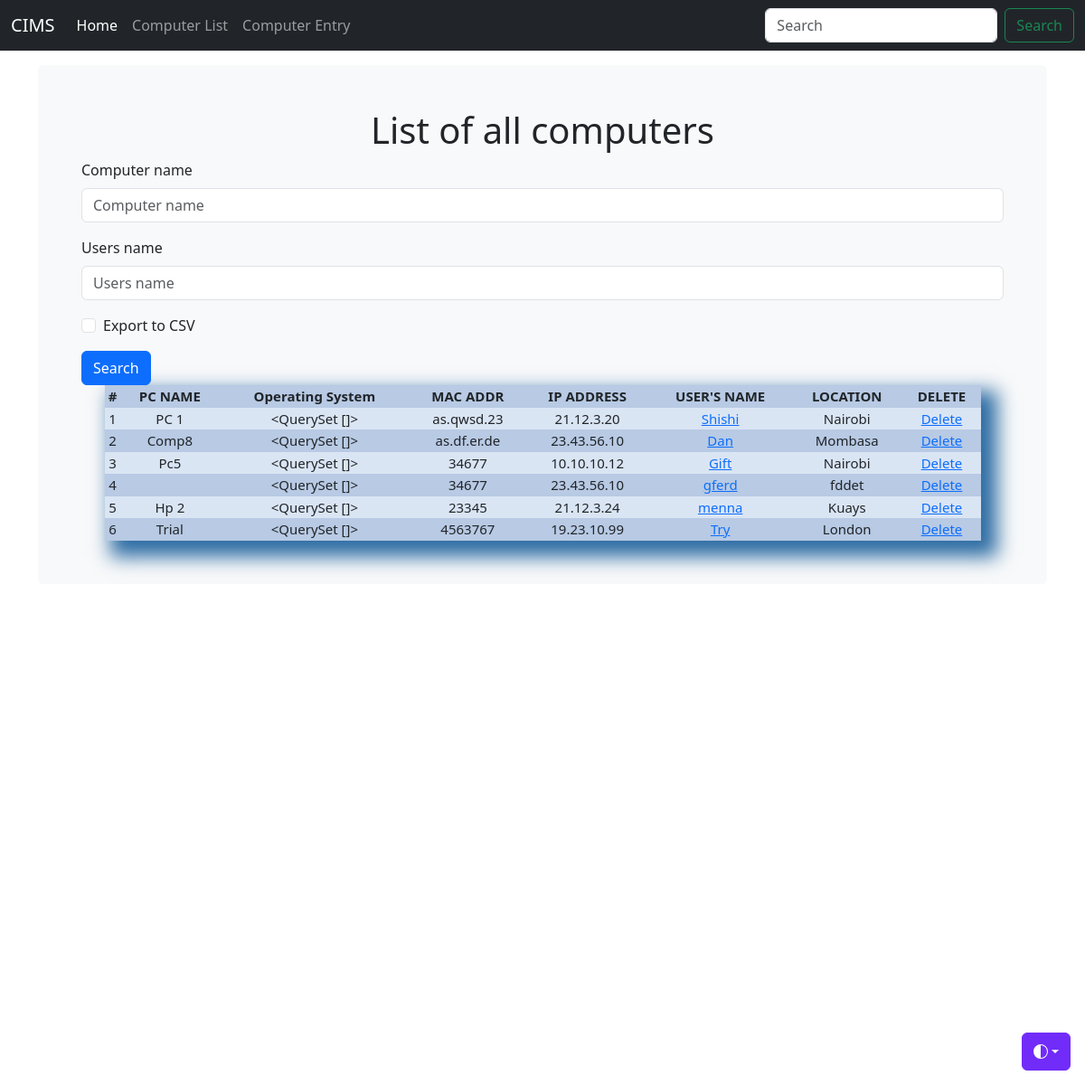
The app's page /computer_list/, older data.
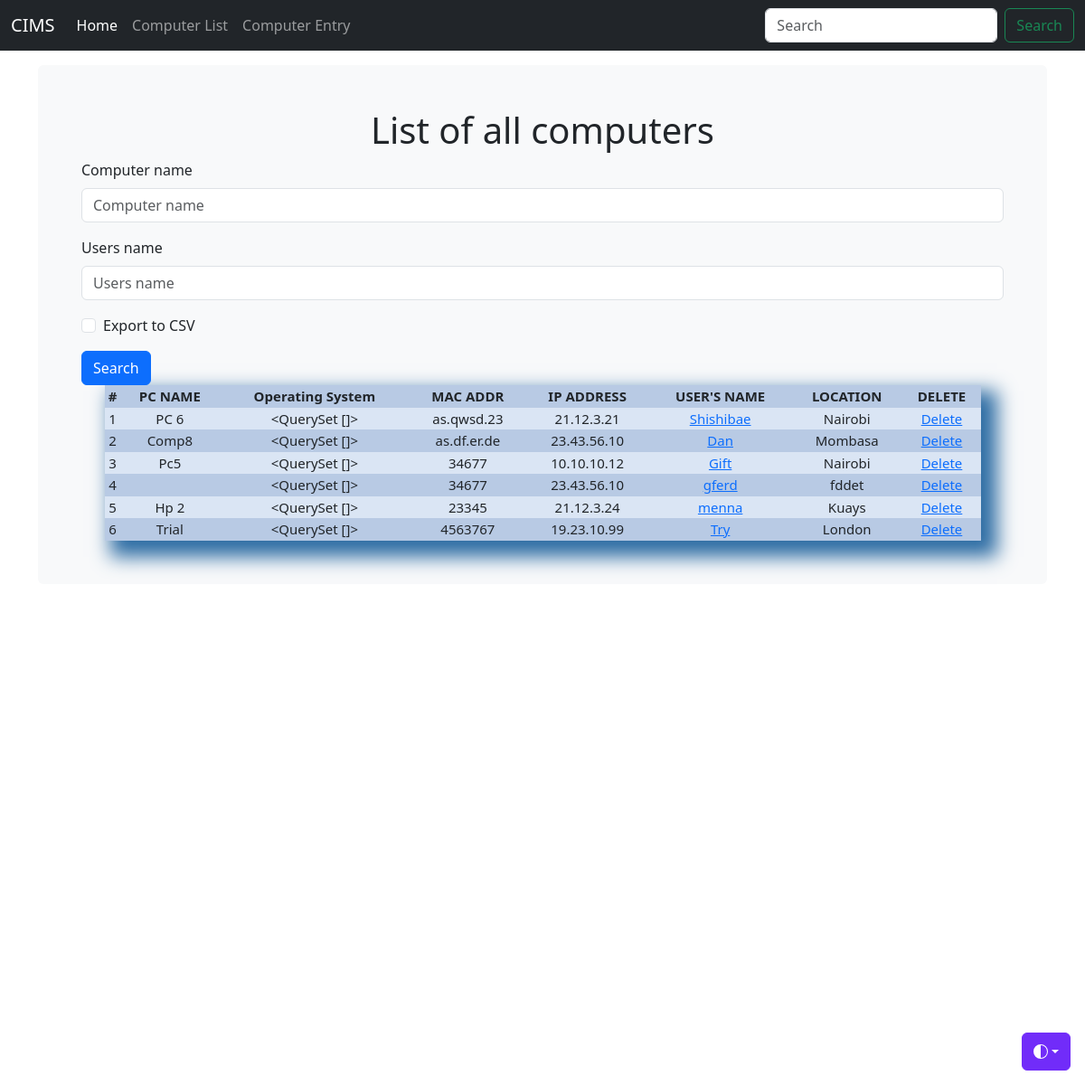
The same page, newer data.
### inventoryapp/models.py (models this page shows, shortened)
class Computer(models.Model):
    computer_name = models.CharField(max_length=30, blank=True)
    IP_address = models.CharField(max_length=30, blank=True)
    MAC_address = models.CharField(max_length=30, blank=True)
    operating_system = models.ManyToManyField(OperatingSystem, blank=True)
    users_name = models.CharField(max_length=30, blank=True)
    location = models.CharField(max_length=30, blank=True)
    purchase_date = models.DateField("Purchase Date (mm/dd/2023)", auto_now_add=False, auto_now=False, blank=True, null=True)
    timestamp = models.DateField(auto_now_add=True, auto_now=False, blank=True)
    export_to_CSV = models.BooleanField(default=False)

### inventoryapp/views.py (the view, shortened to what this page needs)
# urls.py: path('computer_list/', computer_list, name='computer_list'),
def computer_list(request):
    title = 'List of all computers'
    queryset = Computer.objects.all()
    form = ComputerSearchForm(request.POST or None)
    context = {
        "title": title,
        "queryset": queryset,
        "form": form,
    }
    return render(request, "computer_list.html", context)

### inventoryapp/forms.py
class ComputerSearchForm(forms.ModelForm):
    class Meta:
        model = Computer
        fields = ['computer_name', 'users_name', 'export_to_CSV']

### inventoryapp/templates/computer_list.html (shortened to what this page needs)
{% load static %}
{% load django_bootstrap5 %}
<!DOCTYPE html>
<html lang="en" data-bs-theme="auto">
  <head>
    <link
      rel="stylesheet"
      href="https://cdn.jsdelivr.net/npm/@docsearch/css@3"
    />
    <link
      href="{% static 'css/bootstrap.min.css' %}"
      rel="stylesheet"
    />
    <link href="{% static 'css/stylesheet.css' %}" rel="stylesheet" />
    <link href="{% static 'css/navbar-fixed.css' %}" rel="stylesheet" />
  </head>
  <body>
    <div
      class="dropdown position-fixed bottom-0 end-0 mb-3 me-3 bd-mode-toggle"
    >
      <button
        class="btn btn-bd-primary py-2 dropdown-toggle d-flex align-items-center"
        id="bd-theme"
        type="button"
        aria-expanded="false"
        data-bs-toggle="dropdown"
        aria-label="Toggle theme (auto)"
      >
        <svg class="bi my-1 theme-icon-active" width="1em" height="1em">
          <use href="#circle-half"></use>
        </svg>
      </button>
    </div>
    {% include 'navbar.html' %}
    <main class="container">
      <div class="bg-body-tertiary p-5 rounded">
        <h1 class="title">{{title}}</h1>
        <form method="post" action="">
          {% for field in form %} {% bootstrap_field field %}
          {% endfor %}
          <input class="btn btn-primary" type="submit" value="Search" />
          </form>
        <table>
          <tr>
            <th>#</th>
            <th>PC NAME</th>
            <th>Operating System</th>
            <th>MAC ADDR</th>
            <th>IP ADDRESS</th>
            <th>USER'S NAME</th>
            <th>LOCATION</th>
            <th>DELETE</th>
          </tr>
          {% for instance in queryset %}
          <tr>
            <td>{{forloop.counter}}</td>
            <td>{{instance.computer_name}}</td>
            <td>{{instance.operating_system.all}}</td>
            <td>{{instance.MAC_address}}</td>
            <td>{{instance.IP_address}}</td>
            <td><a href="{% url 'computer_edit' id=instance.id %}"> {{instance.users_name}}</td>
            <td>{{instance.location}}</td>
            <td><a href="{% url 'computer_delete' id=instance.id %}">Delete</a></td>
          </tr>
          {% endfor %}
        </table>
      </div>
    </main>
  </body>
</html>

Row changes from the older to the newer data that the page shows:
changed Computer "as.qwsd.23": computer_name "PC 1" → "PC 6"; IP_address "21.12.3.20" → "21.12.3.21"; users_name "Shishi" → "Shishibae"
